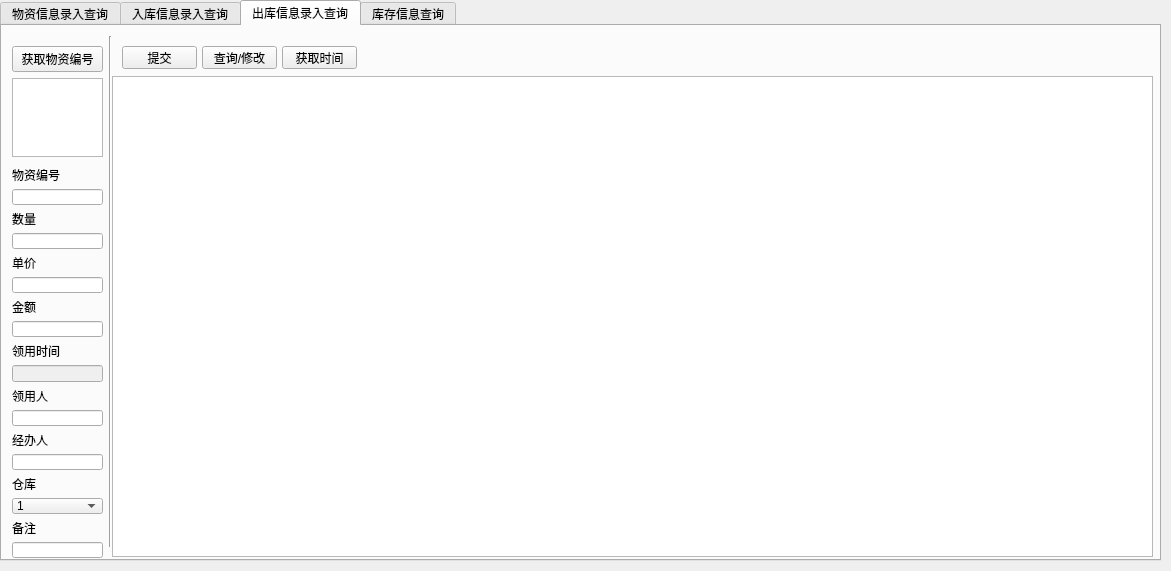
<?xml version="1.0" encoding="UTF-8"?>
<ui version="4.0">
 <class>STATE</class>
 <widget class="QWidget" name="STATE">
  <property name="geometry">
   <rect>
    <x>0</x>
    <y>0</y>
    <width>1171</width>
    <height>571</height>
   </rect>
  </property>
  <property name="windowTitle">
   <string>Form</string>
  </property>
  <widget class="QTabWidget" name="op">
   <property name="geometry">
    <rect>
     <x>0</x>
     <y>0</y>
     <width>1161</width>
     <height>561</height>
    </rect>
   </property>
   <property name="currentIndex">
    <number>2</number>
   </property>
   <widget class="QWidget" name="tab_2">
    <attribute name="title">
     <string>物资信息录入查询</string>
    </attribute>
    <widget class="Line" name="line">
     <property name="geometry">
      <rect>
       <x>0</x>
       <y>90</y>
       <width>581</width>
       <height>20</height>
      </rect>
     </property>
     <property name="orientation">
      <enum>Qt::Horizontal</enum>
     </property>
    </widget>
    <widget class="Line" name="line_2">
     <property name="geometry">
      <rect>
       <x>0</x>
       <y>0</y>
       <width>1151</width>
       <height>20</height>
      </rect>
     </property>
     <property name="orientation">
      <enum>Qt::Horizontal</enum>
     </property>
    </widget>
    <widget class="QTableView" name="Jwtable">
     <property name="geometry">
      <rect>
       <x>20</x>
       <y>100</y>
       <width>1131</width>
       <height>431</height>
      </rect>
     </property>
    </widget>
    <widget class="QWidget" name="layoutWidget">
     <property name="geometry">
      <rect>
       <x>10</x>
       <y>20</y>
       <width>1141</width>
       <height>77</height>
      </rect>
     </property>
     <layout class="QGridLayout" name="gridLayout">
      <item row="0" column="4">
       <widget class="QLineEdit" name="Jwunit">
        <property name="minimumSize">
         <size>
          <width>70</width>
          <height>20</height>
         </size>
        </property>
        <property name="maximumSize">
         <size>
          <width>70</width>
          <height>20</height>
         </size>
        </property>
       </widget>
      </item>
      <item row="1" column="3">
       <widget class="QLabel" name="label_4">
        <property name="text">
         <string>种类</string>
        </property>
       </widget>
      </item>
      <item row="1" column="4">
       <widget class="QLabel" name="label_5">
        <property name="text">
         <string>计量单位</string>
        </property>
       </widget>
      </item>
      <item row="0" column="3">
       <widget class="QLineEdit" name="Jwtype">
        <property name="minimumSize">
         <size>
          <width>70</width>
          <height>20</height>
         </size>
        </property>
        <property name="maximumSize">
         <size>
          <width>70</width>
          <height>20</height>
         </size>
        </property>
       </widget>
      </item>
      <item row="1" column="5">
       <widget class="QPushButton" name="Jwquery">
        <property name="minimumSize">
         <size>
          <width>70</width>
          <height>20</height>
         </size>
        </property>
        <property name="maximumSize">
         <size>
          <width>70</width>
          <height>20</height>
         </size>
        </property>
        <property name="contextMenuPolicy">
         <enum>Qt::DefaultContextMenu</enum>
        </property>
        <property name="text">
         <string>查询/修改</string>
        </property>
       </widget>
      </item>
      <item row="0" column="2">
       <widget class="QLineEdit" name="Jwsample">
        <property name="minimumSize">
         <size>
          <width>70</width>
          <height>20</height>
         </size>
        </property>
        <property name="maximumSize">
         <size>
          <width>70</width>
          <height>20</height>
         </size>
        </property>
       </widget>
      </item>
      <item row="1" column="2">
       <widget class="QLabel" name="label_3">
        <property name="text">
         <string>规格型号</string>
        </property>
       </widget>
      </item>
      <item row="1" column="1">
       <widget class="QLabel" name="label_2">
        <property name="text">
         <string>物资名称</string>
        </property>
       </widget>
      </item>
      <item row="0" column="1">
       <widget class="QLineEdit" name="Jwname">
        <property name="minimumSize">
         <size>
          <width>70</width>
          <height>20</height>
         </size>
        </property>
        <property name="maximumSize">
         <size>
          <width>70</width>
          <height>20</height>
         </size>
        </property>
       </widget>
      </item>
      <item row="0" column="5">
       <widget class="QPushButton" name="Jwsub">
        <property name="minimumSize">
         <size>
          <width>70</width>
          <height>20</height>
         </size>
        </property>
        <property name="maximumSize">
         <size>
          <width>70</width>
          <height>20</height>
         </size>
        </property>
        <property name="contextMenuPolicy">
         <enum>Qt::DefaultContextMenu</enum>
        </property>
        <property name="text">
         <string>提交</string>
        </property>
       </widget>
      </item>
      <item row="1" column="0">
       <widget class="QLabel" name="label">
        <property name="text">
         <string>物资编号</string>
        </property>
       </widget>
      </item>
      <item row="0" column="0">
       <widget class="QLineEdit" name="Jwid">
        <property name="minimumSize">
         <size>
          <width>70</width>
          <height>20</height>
         </size>
        </property>
        <property name="maximumSize">
         <size>
          <width>70</width>
          <height>20</height>
         </size>
        </property>
       </widget>
      </item>
     </layout>
    </widget>
    <widget class="QLabel" name="tip">
     <property name="geometry">
      <rect>
       <x>30</x>
       <y>10</y>
       <width>54</width>
       <height>12</height>
      </rect>
     </property>
     <property name="text">
      <string/>
     </property>
    </widget>
    <widget class="Line" name="line_4">
     <property name="geometry">
      <rect>
       <x>0</x>
       <y>80</y>
       <width>1151</width>
       <height>16</height>
      </rect>
     </property>
     <property name="orientation">
      <enum>Qt::Horizontal</enum>
     </property>
    </widget>
   </widget>
   <widget class="QWidget" name="tab">
    <attribute name="title">
     <string>入库信息录入查询</string>
    </attribute>
    <widget class="Line" name="line_3">
     <property name="geometry">
      <rect>
       <x>110</x>
       <y>10</y>
       <width>20</width>
       <height>521</height>
      </rect>
     </property>
     <property name="orientation">
      <enum>Qt::Vertical</enum>
     </property>
    </widget>
    <widget class="QTableView" name="Rwtable">
     <property name="geometry">
      <rect>
       <x>120</x>
       <y>40</y>
       <width>1031</width>
       <height>491</height>
      </rect>
     </property>
    </widget>
    <widget class="QPushButton" name="Rwquery">
     <property name="geometry">
      <rect>
       <x>130</x>
       <y>10</y>
       <width>75</width>
       <height>23</height>
      </rect>
     </property>
     <property name="text">
      <string>提交</string>
     </property>
    </widget>
    <widget class="QPushButton" name="Rwchange">
     <property name="geometry">
      <rect>
       <x>210</x>
       <y>10</y>
       <width>75</width>
       <height>23</height>
      </rect>
     </property>
     <property name="text">
      <string>查询/修改</string>
     </property>
    </widget>
    <widget class="QWidget" name="layoutWidget">
     <property name="geometry">
      <rect>
       <x>20</x>
       <y>10</y>
       <width>91</width>
       <height>121</height>
      </rect>
     </property>
     <layout class="QVBoxLayout" name="verticalLayout">
      <item>
       <widget class="QPushButton" name="Rwgetid">
        <property name="text">
         <string>获取物资编号</string>
        </property>
       </widget>
      </item>
      <item>
       <widget class="QTableView" name="Rwidtable"/>
      </item>
     </layout>
    </widget>
    <widget class="QWidget" name="layoutWidget">
     <property name="geometry">
      <rect>
       <x>20</x>
       <y>140</y>
       <width>91</width>
       <height>392</height>
      </rect>
     </property>
     <layout class="QVBoxLayout" name="verticalLayout_2">
      <item>
       <widget class="QLabel" name="re">
        <property name="text">
         <string>商品编号</string>
        </property>
       </widget>
      </item>
      <item>
       <widget class="QLineEdit" name="Rwid"/>
      </item>
      <item>
       <widget class="QLabel" name="label_6">
        <property name="text">
         <string>数量</string>
        </property>
       </widget>
      </item>
      <item>
       <widget class="QLineEdit" name="Rwnum"/>
      </item>
      <item>
       <widget class="QLabel" name="Rwupricedf">
        <property name="text">
         <string>单价</string>
        </property>
       </widget>
      </item>
      <item>
       <widget class="QLineEdit" name="Rwuprice"/>
      </item>
      <item>
       <widget class="QLabel" name="label_8">
        <property name="text">
         <string>金额</string>
        </property>
       </widget>
      </item>
      <item>
       <widget class="QLineEdit" name="Rwprice"/>
      </item>
      <item>
       <widget class="QLabel" name="label_9">
        <property name="text">
         <string>入库时间</string>
        </property>
       </widget>
      </item>
      <item>
       <widget class="QLineEdit" name="Rwtime">
        <property name="enabled">
         <bool>false</bool>
        </property>
        <property name="text">
         <string/>
        </property>
        <property name="readOnly">
         <bool>false</bool>
        </property>
       </widget>
      </item>
      <item>
       <widget class="QLabel" name="label_10">
        <property name="text">
         <string>经办人</string>
        </property>
       </widget>
      </item>
      <item>
       <widget class="QLineEdit" name="Rwviaperson"/>
      </item>
      <item>
       <widget class="QLabel" name="label_11">
        <property name="text">
         <string>保管人</string>
        </property>
       </widget>
      </item>
      <item>
       <widget class="QLineEdit" name="Rwsaveperson"/>
      </item>
      <item>
       <widget class="QLabel" name="label_12">
        <property name="text">
         <string>仓库</string>
        </property>
       </widget>
      </item>
      <item>
       <widget class="QComboBox" name="instore">
        <item>
         <property name="text">
          <string>1</string>
         </property>
        </item>
        <item>
         <property name="text">
          <string>2</string>
         </property>
        </item>
        <item>
         <property name="text">
          <string>3</string>
         </property>
        </item>
        <item>
         <property name="text">
          <string>4</string>
         </property>
        </item>
        <item>
         <property name="text">
          <string>5</string>
         </property>
        </item>
       </widget>
      </item>
      <item>
       <widget class="QLabel" name="label_13">
        <property name="text">
         <string>备注</string>
        </property>
       </widget>
      </item>
      <item>
       <widget class="QLineEdit" name="Rwtxt"/>
      </item>
     </layout>
    </widget>
    <widget class="QPushButton" name="getTimeBtn">
     <property name="geometry">
      <rect>
       <x>290</x>
       <y>10</y>
       <width>81</width>
       <height>23</height>
      </rect>
     </property>
     <property name="text">
      <string>获取当前时间</string>
     </property>
    </widget>
    <widget class="QLabel" name="intip">
     <property name="geometry">
      <rect>
       <x>440</x>
       <y>20</y>
       <width>54</width>
       <height>12</height>
      </rect>
     </property>
     <property name="text">
      <string/>
     </property>
    </widget>
   </widget>
   <widget class="QWidget" name="tab_6">
    <attribute name="title">
     <string>出库信息录入查询</string>
    </attribute>
    <widget class="QPushButton" name="Cwquery">
     <property name="geometry">
      <rect>
       <x>120</x>
       <y>20</y>
       <width>75</width>
       <height>23</height>
      </rect>
     </property>
     <property name="text">
      <string>提交</string>
     </property>
    </widget>
    <widget class="QPushButton" name="Cwchange">
     <property name="geometry">
      <rect>
       <x>200</x>
       <y>20</y>
       <width>75</width>
       <height>23</height>
      </rect>
     </property>
     <property name="text">
      <string>查询/修改</string>
     </property>
    </widget>
    <widget class="Line" name="line_10">
     <property name="geometry">
      <rect>
       <x>100</x>
       <y>10</y>
       <width>16</width>
       <height>511</height>
      </rect>
     </property>
     <property name="orientation">
      <enum>Qt::Vertical</enum>
     </property>
    </widget>
    <widget class="QTableView" name="Cwtable">
     <property name="geometry">
      <rect>
       <x>110</x>
       <y>50</y>
       <width>1041</width>
       <height>481</height>
      </rect>
     </property>
    </widget>
    <widget class="QWidget" name="layoutWidget">
     <property name="geometry">
      <rect>
       <x>10</x>
       <y>20</y>
       <width>91</width>
       <height>111</height>
      </rect>
     </property>
     <layout class="QVBoxLayout" name="verticalLayout_5">
      <item>
       <widget class="QPushButton" name="Cwgetid">
        <property name="text">
         <string>获取物资编号</string>
        </property>
       </widget>
      </item>
      <item>
       <widget class="QTableView" name="Cwidtable"/>
      </item>
     </layout>
    </widget>
    <widget class="QWidget" name="layoutWidget">
     <property name="geometry">
      <rect>
       <x>10</x>
       <y>140</y>
       <width>91</width>
       <height>392</height>
      </rect>
     </property>
     <layout class="QVBoxLayout" name="verticalLayout_6">
      <item>
       <widget class="QLabel" name="label_29">
        <property name="text">
         <string>物资编号</string>
        </property>
       </widget>
      </item>
      <item>
       <widget class="QLineEdit" name="Cwid"/>
      </item>
      <item>
       <widget class="QLabel" name="label_30">
        <property name="text">
         <string>数量</string>
        </property>
       </widget>
      </item>
      <item>
       <widget class="QLineEdit" name="Cwnum"/>
      </item>
      <item>
       <widget class="QLabel" name="label_31">
        <property name="text">
         <string>单价</string>
        </property>
       </widget>
      </item>
      <item>
       <widget class="QLineEdit" name="Cwuprice"/>
      </item>
      <item>
       <widget class="QLabel" name="label_32">
        <property name="text">
         <string>金额</string>
        </property>
       </widget>
      </item>
      <item>
       <widget class="QLineEdit" name="Cwprice"/>
      </item>
      <item>
       <widget class="QLabel" name="label_33">
        <property name="text">
         <string>领用时间</string>
        </property>
       </widget>
      </item>
      <item>
       <widget class="QLineEdit" name="Cwtime">
        <property name="enabled">
         <bool>false</bool>
        </property>
       </widget>
      </item>
      <item>
       <widget class="QLabel" name="label_34">
        <property name="text">
         <string>领用人</string>
        </property>
       </widget>
      </item>
      <item>
       <widget class="QLineEdit" name="Cwgetperson"/>
      </item>
      <item>
       <widget class="QLabel" name="label_35">
        <property name="text">
         <string>经办人</string>
        </property>
       </widget>
      </item>
      <item>
       <widget class="QLineEdit" name="Cwviaperson"/>
      </item>
      <item>
       <widget class="QLabel" name="label_36">
        <property name="text">
         <string>仓库</string>
        </property>
       </widget>
      </item>
      <item>
       <widget class="QComboBox" name="outstore">
        <item>
         <property name="text">
          <string>1</string>
         </property>
        </item>
        <item>
         <property name="text">
          <string>2</string>
         </property>
        </item>
        <item>
         <property name="text">
          <string>3</string>
         </property>
        </item>
        <item>
         <property name="text">
          <string>4</string>
         </property>
        </item>
        <item>
         <property name="text">
          <string>5</string>
         </property>
        </item>
       </widget>
      </item>
      <item>
       <widget class="QLabel" name="label_37">
        <property name="text">
         <string>备注</string>
        </property>
       </widget>
      </item>
      <item>
       <widget class="QLineEdit" name="Cwtxt"/>
      </item>
     </layout>
    </widget>
    <widget class="QPushButton" name="getCwtime">
     <property name="geometry">
      <rect>
       <x>280</x>
       <y>20</y>
       <width>75</width>
       <height>23</height>
      </rect>
     </property>
     <property name="text">
      <string>获取时间</string>
     </property>
    </widget>
    <zorder>Cwtable</zorder>
    <zorder>Cwquery</zorder>
    <zorder>Cwchange</zorder>
    <zorder>line_10</zorder>
    <zorder>layoutWidget</zorder>
    <zorder>layoutWidget</zorder>
    <zorder>getCwtime</zorder>
   </widget>
   <widget class="QWidget" name="tab_7">
    <attribute name="title">
     <string>库存信息查询</string>
    </attribute>
    <widget class="QTableView" name="reservetable">
     <property name="geometry">
      <rect>
       <x>10</x>
       <y>30</y>
       <width>1141</width>
       <height>501</height>
      </rect>
     </property>
    </widget>
    <widget class="QPushButton" name="Kc">
     <property name="geometry">
      <rect>
       <x>10</x>
       <y>0</y>
       <width>75</width>
       <height>23</height>
      </rect>
     </property>
     <property name="text">
      <string>查询</string>
     </property>
    </widget>
   </widget>
  </widget>
 </widget>
 <resources/>
 <connections/>
</ui>
